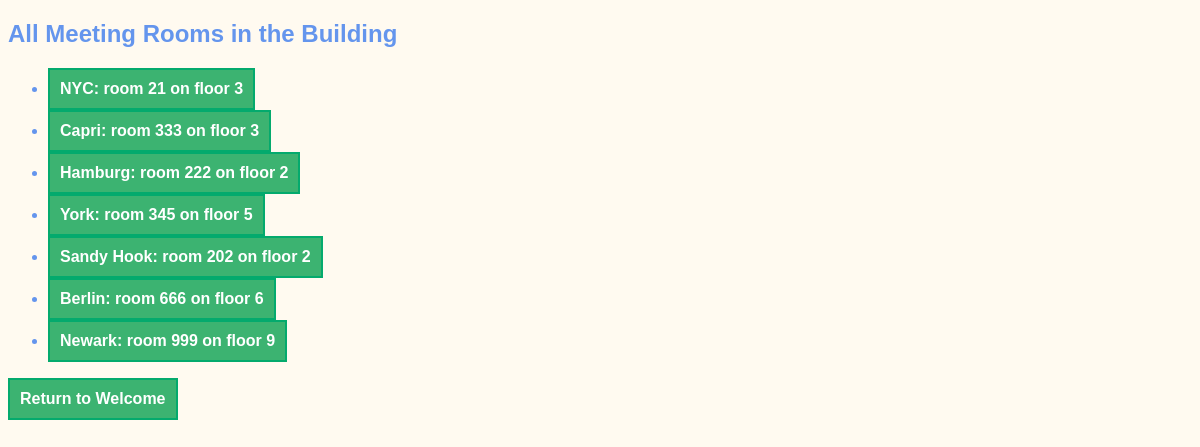
Screenshot of /meetings/rooms with the database file from the repository.
### meetings/models.py (models this page shows)
class Room(models.Model):
    name = models.CharField(max_length=50)
    floor_number = models.IntegerField()
    room_number = models.IntegerField()
    def __str__(self):
        return f"{self.name}: room {self.room_number} on floor {self.floor_number}"

### meetings/views.py (the view)
# urls.py: path('rooms', views.rooms_list, name="rooms"),
def rooms_list(request):
    return render(request, "meetings/rooms.html",{"rooms": Room.objects.all()})

### meetings/templates/meetings/rooms.html (shortened to what this page needs)
{% extends "base.html" %}
{% block content %}
    <h2>All Meeting Rooms in the Building</h2>
    <ul>
        {% for room in rooms %}
        <li>
            <a>
                {{ room }}
            </a>
        </li>
        {% endfor %}
    </ul>
    <a href="{% url 'welcome' %}">Return to Welcome</a>
{% endblock %}

### website/static/website/style.css (style rules this page uses)
body { font-family: sans-serif; color: cornflowerblue; background-color: floralwhite; }
a { background-color: mediumseagreen; border: 2px solid #04AA6D; font-weight: bold; color: white; padding: 10px 10px 10px 10px; text-align: center; text-decoration: none; display: inline-block; font-size: 16px; }

### rows the page displays
Room: name+room_number+floor_number "NYC: room 21 on floor 3"
Room: name+room_number+floor_number "Capri: room 333 on floor 3"
Room: name+room_number+floor_number "Hamburg: room 222 on floor 2"
Room: name+room_number+floor_number "York: room 345 on floor 5"
Room: name+room_number+floor_number "Sandy Hook: room 202 on floor 2"
Room: name+room_number+floor_number "Berlin: room 666 on floor 6"
Room: name+room_number+floor_number "Newark: room 999 on floor 9"
